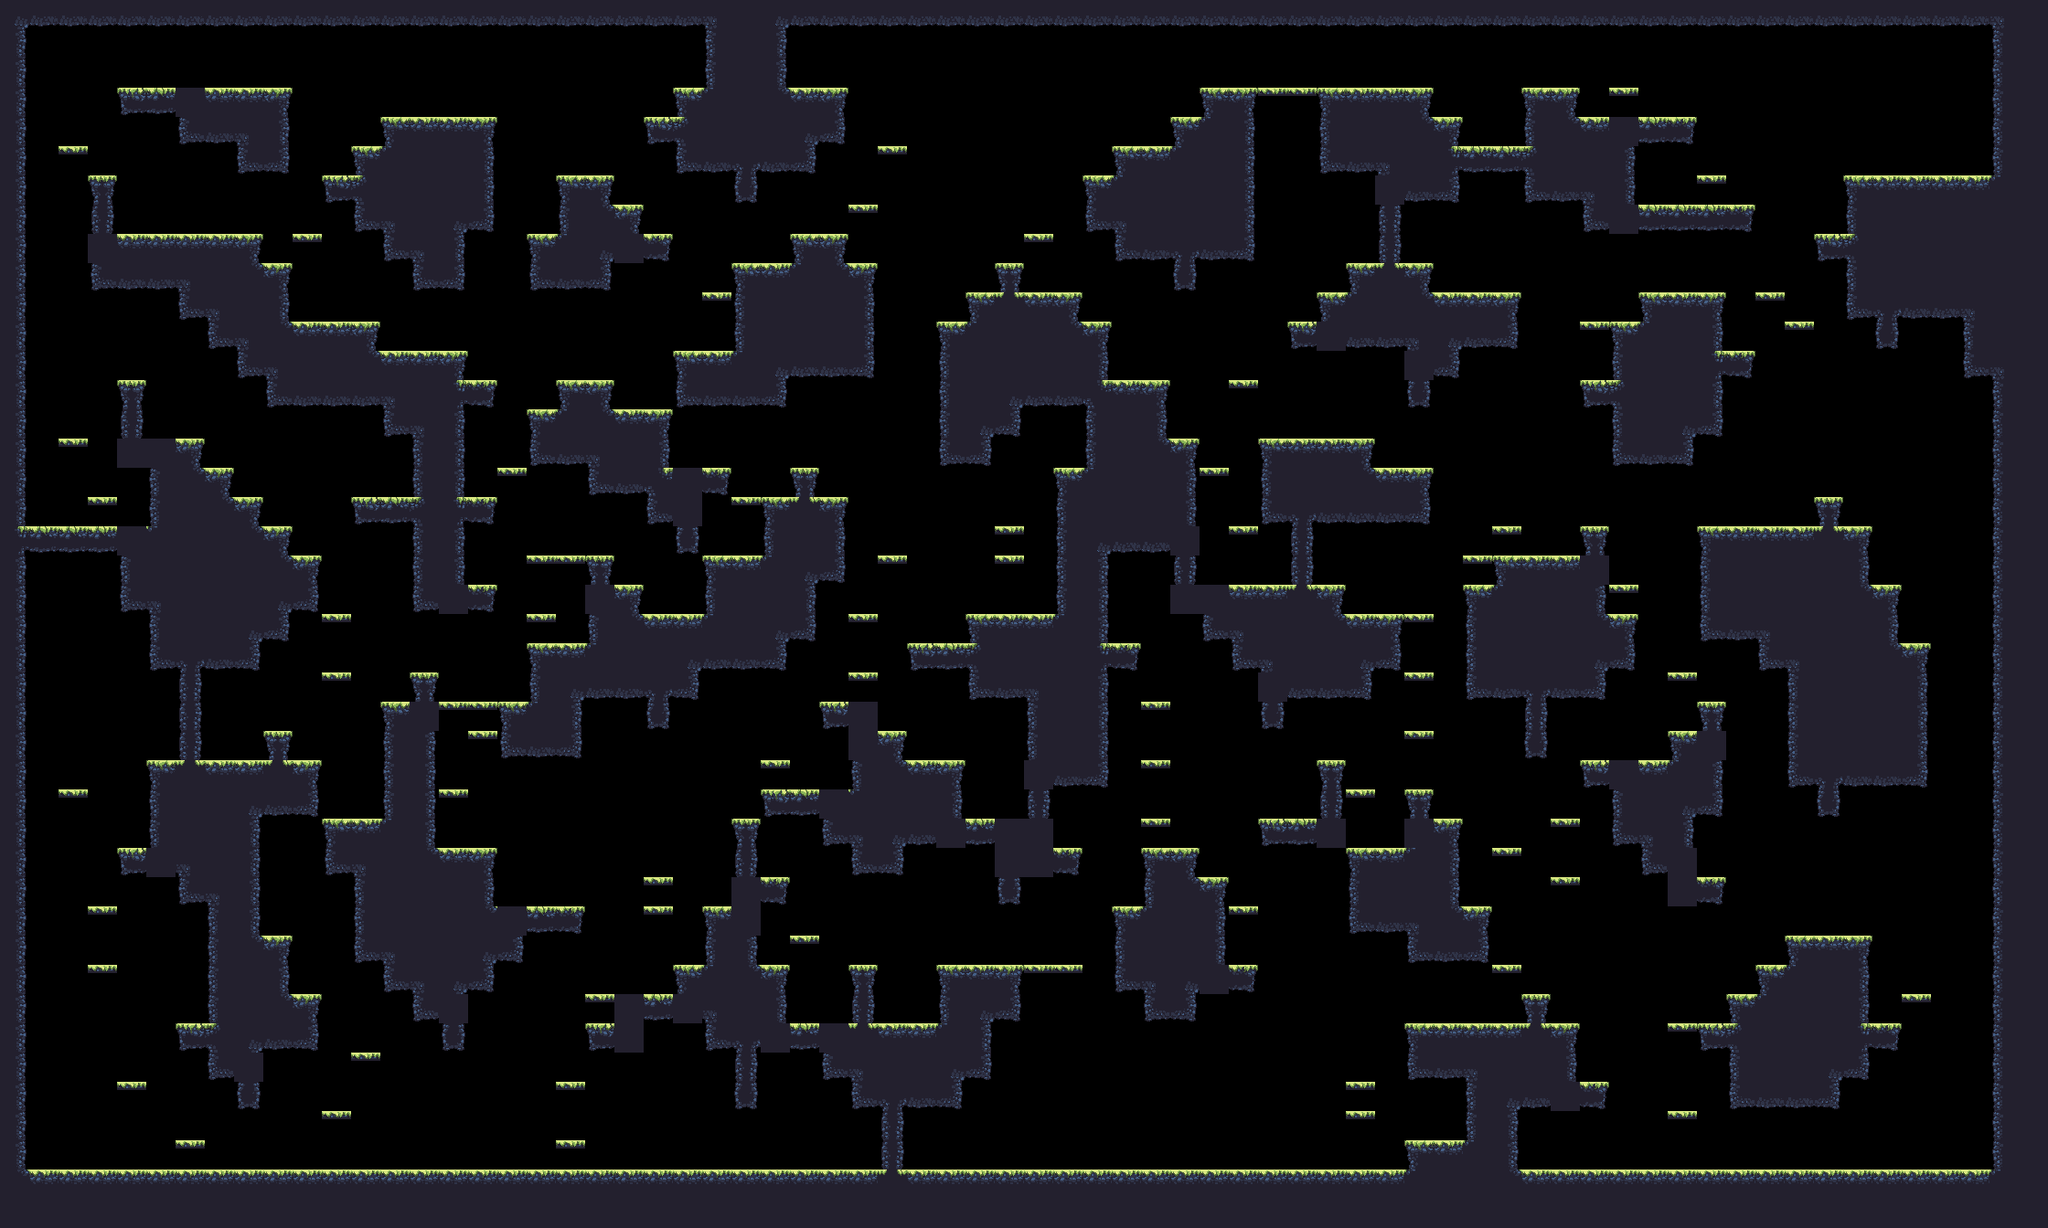

This game map was drawn from its Tiled (.tmx) file and the tilesets committed beside it. A one-line description and the trimmed map source follow:
An orthogonal 70x42 tile map with 32x32 px tiles, 1 tile layer (main) and 17 objects (9x spawn, spawnPlayer0, spawnCrown0, spawnPlayer1, spawnCrown1, ...).

<map compressionlevel="0" height="42" infinite="0" nextlayerid="3" nextobjectid="4" orientation="orthogonal" renderorder="right-down" tiledversion="1.3.2" tileheight="32" tilewidth="32" version="1.2" width="70">
 <tileset firstgid="1" source="forest_summer_tile_set.tsx" />
 <layer height="42" id="1" name="main" width="70">
  <data>[2940 cells, 1318 non-empty, 25 distinct tile ids]</data>
 </layer>
 <objectgroup id="2" name="objects"><object id="1" name="spawnPlayer0" x="224" y="208.0" /><object id="2" name="spawnCrown0" x="160" y="208.0" /><object id="3" name="spawnPlayer1" x="2080" y="144.0" /><object id="4" name="spawnCrown1" x="2112" y="144.0" /><object id="5" name="spawnPlayer2" x="96" y="1232.0" /><object id="6" name="spawnCrown2" x="96" y="1232.0" /><object id="7" name="spawnPlayer3" x="2080" y="1232.0" /><object id="8" name="spawnCrown3" x="2112" y="1232.0" /><object id="9" name="spawn" x="480" y="80.0" /><object id="10" name="spawn" x="704" y="1040.0" /><object id="11" name="spawn" x="192" y="208.0" /><object id="12" name="spawn" x="1088" y="624.0" /><object id="13" name="spawn" x="1312" y="1232.0" /><object id="14" name="spawn" x="1344" y="1232.0" /><object id="15" name="spawn" x="1504" y="1232.0" /><object id="16" name="spawn" x="1280" y="80.0" /><object id="17" name="spawn" x="352" y="304.0" /></objectgroup></map>
